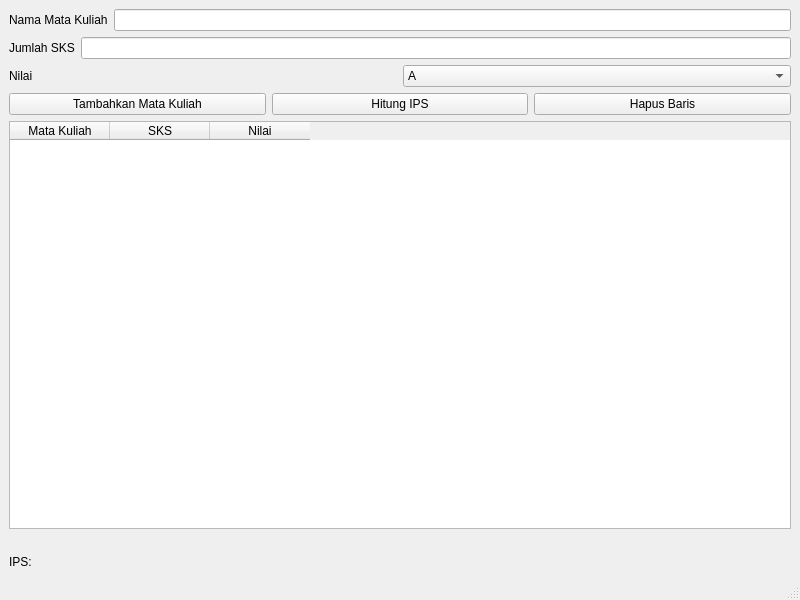
<?xml version="1.0" encoding="UTF-8"?>
<ui version="4.0">
 <class>PenghitungIPS</class>
 <widget class="QMainWindow" name="PenghitungIPS">
  <property name="geometry">
   <rect>
    <x>0</x>
    <y>0</y>
    <width>800</width>
    <height>600</height>
   </rect>
  </property>
  <property name="windowTitle">
   <string>PenghitungIPS</string>
  </property>
  <widget class="QWidget" name="centralwidget">
   <layout class="QVBoxLayout" name="verticalLayout">
    <item>
     <layout class="QHBoxLayout" name="horizontalLayout1">
      <item>
       <widget class="QLabel" name="labelMatkul">
        <property name="text">
         <string>Nama Mata Kuliah</string>
        </property>
       </widget>
      </item>
      <item>
       <widget class="QLineEdit" name="matkulLineEdit"/>
      </item>
     </layout>
    </item>
    <item>
     <layout class="QHBoxLayout" name="horizontalLayout2">
      <item>
       <widget class="QLabel" name="labelSKS">
        <property name="text">
         <string>Jumlah SKS</string>
        </property>
       </widget>
      </item>
      <item>
       <widget class="QLineEdit" name="sksLineEdit"/>
      </item>
     </layout>
    </item>
    <item>
     <layout class="QHBoxLayout" name="horizontalLayout3">
      <item>
       <widget class="QLabel" name="labelNilai">
        <property name="text">
         <string>Nilai</string>
        </property>
       </widget>
      </item>
      <item>
       <widget class="QComboBox" name="nilaiComboBox">
        <item>
         <property name="text">
          <string>A</string>
         </property>
        </item>
        <item>
         <property name="text">
          <string>AB</string>
         </property>
        </item>
        <item>
         <property name="text">
          <string>B</string>
         </property>
        </item>
        <item>
         <property name="text">
          <string>BC</string>
         </property>
        </item>
        <item>
         <property name="text">
          <string>C</string>
         </property>
        </item>
        <item>
         <property name="text">
          <string>D</string>
         </property>
        </item>
        <item>
         <property name="text">
          <string>E</string>
         </property>
        </item>
       </widget>
      </item>
     </layout>
    </item>
    <item>
     <layout class="QHBoxLayout" name="horizontalLayout4">
      <item>
       <widget class="QPushButton" name="addButton">
        <property name="text">
         <string>Tambahkan Mata Kuliah</string>
        </property>
       </widget>
      </item>
      <item>
       <widget class="QPushButton" name="calculateButton">
        <property name="text">
         <string>Hitung IPS</string>
        </property>
       </widget>
      </item>
      <item>
       <widget class="QPushButton" name="deleteButton">
        <property name="text">
         <string>Hapus Baris</string>
        </property>
       </widget>
      </item>
     </layout>
    </item>
    <item>
     <widget class="QTableWidget" name="tableWidget">
      <column>
       <property name="text">
        <string>Mata Kuliah</string>
       </property>
      </column>
      <column>
       <property name="text">
        <string>SKS</string>
       </property>
      </column>
      <column>
       <property name="text">
        <string>Nilai</string>
       </property>
      </column>
     </widget>
    </item>
    <item>
     <widget class="QLabel" name="statusLabel"/>
    </item>
    <item>
     <widget class="QLabel" name="ipsLabel">
      <property name="text">
       <string>IPS: </string>
      </property>
     </widget>
    </item>
   </layout>
  </widget>
  <widget class="QMenuBar" name="menubar">
   <property name="geometry">
    <rect>
     <x>0</x>
     <y>0</y>
     <width>800</width>
     <height>21</height>
    </rect>
   </property>
  </widget>
  <widget class="QStatusBar" name="statusbar"/>
 </widget>
 <resources/>
 <connections/>
</ui>
